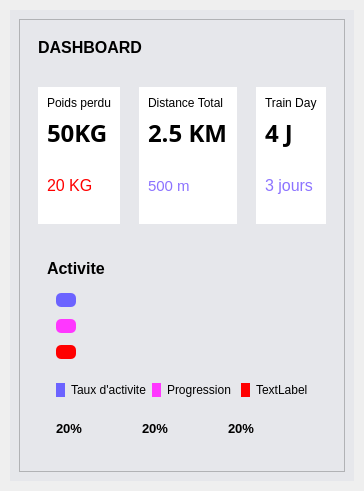
                            <widget class="QWidget" name="widgets_dashboard">
                             <property name="styleSheet">
                              <string notr="true">b</string>
                             </property>
                             <layout class="QVBoxLayout" name="verticalLayout_34">
                              <property name="spacing">
                               <number>10</number>
                              </property>
                              <property name="leftMargin">
                               <number>10</number>
                              </property>
                              <property name="topMargin">
                               <number>10</number>
                              </property>
                              <property name="rightMargin">
                               <number>10</number>
                              </property>
                              <property name="bottomMargin">
                               <number>10</number>
                              </property>
                              <item>
                               <widget class="QWidget" name="widget_19" native="true">
                                <property name="styleSheet">
                                 <string notr="true">background-color: rgb(230, 231, 235)</string>
                                </property>
                                <layout class="QVBoxLayout" name="verticalLayout_20">
                                 <item>
                                  <widget class="QFrame" name="frame_18">
                                   <property name="frameShape">
                                    <enum>QFrame::StyledPanel</enum>
                                   </property>
                                   <property name="frameShadow">
                                    <enum>QFrame::Raised</enum>
                                   </property>
                                   <layout class="QVBoxLayout" name="verticalLayout_35">
                                    <property name="spacing">
                                     <number>8</number>
                                    </property>
                                    <item>
                                     <widget class="QWidget" name="widget_20" native="true">
                                      <property name="maximumSize">
                                       <size>
                                        <width>16777215</width>
                                        <height>40</height>
                                       </size>
                                      </property>
                                      <layout class="QVBoxLayout" name="verticalLayout_36">
                                       <item>
                                        <widget class="QLabel" name="label_16">
                                         <property name="text">
                                          <string>&lt;html&gt;&lt;head/&gt;&lt;body&gt;&lt;p&gt;&lt;span style=&quot; font-size:12pt; font-weight:700;&quot;&gt;DASHBOARD&lt;/span&gt;&lt;/p&gt;&lt;/body&gt;&lt;/html&gt;</string>
                                         </property>
                                        </widget>
                                       </item>
                                      </layout>
                                     </widget>
                                    </item>
                                    <item>
                                     <widget class="QWidget" name="widget_22" native="true">
                                      <layout class="QHBoxLayout" name="horizontalLayout_33">
                                       <property name="spacing">
                                        <number>19</number>
                                       </property>
                                       <property name="topMargin">
                                        <number>13</number>
                                       </property>
                                       <item>
                                        <widget class="QWidget" name="widget_24" native="true">
                                         <property name="minimumSize">
                                          <size>
                                           <width>0</width>
                                           <height>0</height>
                                          </size>
                                         </property>
                                         <property name="styleSheet">
                                          <string notr="true">box-shadow: 0px 10px 4px rgba(0,0,0,0.01);
background-color: rgb(255, 255, 255)
</string>
                                         </property>
                                         <layout class="QVBoxLayout" name="verticalLayout_38">
                                          <item>
                                           <widget class="QLabel" name="label_19">
                                            <property name="text">
                                             <string>Poids perdu</string>
                                            </property>
                                           </widget>
                                          </item>
                                          <item>
                                           <widget class="QLabel" name="label_poids">
                                            <property name="styleSheet">
                                             <string notr="true"> font-family: SofiaProSemiBold;
 font-size: 32px;
 font-weight: 400;
 line-height: 57px;</string>
                                            </property>
                                            <property name="text">
                                             <string>&lt;html&gt;&lt;head/&gt;&lt;body&gt;&lt;p&gt;&lt;span style=&quot; font-size:18pt; font-weight:700;&quot;&gt;50KG&lt;/span&gt;&lt;/p&gt;&lt;/body&gt;&lt;/html&gt;</string>
                                            </property>
                                           </widget>
                                          </item>
                                          <item>
                                           <widget class="QLabel" name="label_21">
                                            <property name="text">
                                             <string/>
                                            </property>
                                            <property name="pixmap">
                                             <pixmap>../images/images/Triangle.png</pixmap>
                                            </property>
                                           </widget>
                                          </item>
                                          <item>
                                           <widget class="QLabel" name="label_22">
                                            <property name="styleSheet">
                                             <string notr="true">color:red</string>
                                            </property>
                                            <property name="text">
                                             <string>&lt;html&gt;&lt;head/&gt;&lt;body&gt;&lt;p&gt;&lt;span style=&quot; font-size:12pt;&quot;&gt;20 KG&lt;/span&gt;&lt;/p&gt;&lt;/body&gt;&lt;/html&gt;</string>
                                            </property>
                                           </widget>
                                          </item>
                                          <item>
                                           <widget class="QLabel" name="label_18">
                                            <property name="minimumSize">
                                             <size>
                                              <width>0</width>
                                              <height>0</height>
                                             </size>
                                            </property>
                                            <property name="styleSheet">
                                             <string notr="true">box-shadow: 0px 2px 4px rgba(0,0,0,0.04);
background-color: rgb(255, 255, 255)
</string>
                                            </property>
                                            <property name="text">
                                             <string/>
                                            </property>
                                            <property name="pixmap">
                                             <pixmap resource="../Interface/images_rc.qrc">:/im/images/images/background.png</pixmap>
                                            </property>
                                            <property name="scaledContents">
                                             <bool>true</bool>
                                            </property>
                                           </widget>
                                          </item>
                                         </layout>
                                        </widget>
                                       </item>
                                       <item>
                                        <widget class="QWidget" name="widget_25" native="true">
                                         <property name="minimumSize">
                                          <size>
                                           <width>0</width>
                                           <height>0</height>
                                          </size>
                                         </property>
                                         <property name="maximumSize">
                                          <size>
                                           <width>16777215</width>
                                           <height>16777215</height>
                                          </size>
                                         </property>
                                         <property name="styleSheet">
                                          <string notr="true">box-shadow: 0px 2px 8px rgba(0,0,0,0.01);
background-color: rgb(255, 255, 255)
</string>
                                         </property>
                                         <layout class="QVBoxLayout" name="verticalLayout_37">
                                          <item>
                                           <widget class="QLabel" name="label_25">
                                            <property name="text">
                                             <string>Distance Total</string>
                                            </property>
                                           </widget>
                                          </item>
                                          <item>
                                           <widget class="QLabel" name="label_dis">
                                            <property name="styleSheet">
                                             <string notr="true"> font-family: SofiaProSemiBold;
 font-size: 32px;
 font-weight: 400;
 line-height: 57px;</string>
                                            </property>
                                            <property name="text">
                                             <string>&lt;html&gt;&lt;head/&gt;&lt;body&gt;&lt;p&gt;&lt;span style=&quot; font-size:18pt; font-weight:700;&quot;&gt;2.5 KM&lt;/span&gt;&lt;/p&gt;&lt;/body&gt;&lt;/html&gt;</string>
                                            </property>
                                           </widget>
                                          </item>
                                          <item>
                                           <widget class="QLabel" name="label_26">
                                            <property name="text">
                                             <string/>
                                            </property>
                                            <property name="pixmap">
                                             <pixmap resource="../Interface/images_rc.qrc">:/im/images/images/Triangle_YES.png</pixmap>
                                            </property>
                                           </widget>
                                          </item>
                                          <item>
                                           <widget class="QLabel" name="label_27">
                                            <property name="styleSheet">
                                             <string notr="true">color:rgb(140, 115, 255)</string>
                                            </property>
                                            <property name="text">
                                             <string>&lt;html&gt;&lt;head/&gt;&lt;body&gt;&lt;p&gt;&lt;span style=&quot; font-size:11pt;&quot;&gt;500 m&lt;/span&gt;&lt;/p&gt;&lt;/body&gt;&lt;/html&gt;</string>
                                            </property>
                                           </widget>
                                          </item>
                                          <item>
                                           <widget class="QLabel" name="label_23">
                                            <property name="styleSheet">
                                             <string notr="true">box-shadow: 0px 2px 4px rgba(0,0,0,0.04);
background-color: rgb(255, 255, 255)
</string>
                                            </property>
                                            <property name="text">
                                             <string/>
                                            </property>
                                            <property name="pixmap">
                                             <pixmap resource="../Interface/images_rc.qrc">:/im/images/images/background.png</pixmap>
                                            </property>
                                            <property name="scaledContents">
                                             <bool>true</bool>
                                            </property>
                                           </widget>
                                          </item>
                                         </layout>
                                        </widget>
                                       </item>
                                       <item>
                                        <widget class="QWidget" name="widget_27" native="true">
                                         <property name="minimumSize">
                                          <size>
                                           <width>0</width>
                                           <height>0</height>
                                          </size>
                                         </property>
                                         <property name="maximumSize">
                                          <size>
                                           <width>16777215</width>
                                           <height>16777215</height>
                                          </size>
                                         </property>
                                         <property name="styleSheet">
                                          <string notr="true">box-shadow: 0px 2px 8px rgba(0,0,0,0.01);
background-color: rgb(255, 255, 255)
</string>
                                         </property>
                                         <layout class="QVBoxLayout" name="verticalLayout_46">
                                          <item>
                                           <widget class="QLabel" name="label_33">
                                            <property name="text">
                                             <string>Train Day</string>
                                            </property>
                                           </widget>
                                          </item>
                                          <item>
                                           <widget class="QLabel" name="label_jours">
                                            <property name="styleSheet">
                                             <string notr="true"> font-family: SofiaProSemiBold;
 font-size: 32px;
 font-weight: 400;
 line-height: 57px;</string>
                                            </property>
                                            <property name="text">
                                             <string>&lt;html&gt;&lt;head/&gt;&lt;body&gt;&lt;p&gt;&lt;span style=&quot; font-size:18pt; font-weight:700;&quot;&gt;4 J&lt;/span&gt;&lt;/p&gt;&lt;/body&gt;&lt;/html&gt;</string>
                                            </property>
                                           </widget>
                                          </item>
                                          <item>
                                           <widget class="QLabel" name="label_35">
                                            <property name="text">
                                             <string/>
                                            </property>
                                            <property name="pixmap">
                                             <pixmap resource="../Interface/images_rc.qrc">:/im/images/images/Triangle_YES.png</pixmap>
                                            </property>
                                           </widget>
                                          </item>
                                          <item>
                                           <widget class="QLabel" name="label_36">
                                            <property name="styleSheet">
                                             <string notr="true">color:rgb(140, 115, 255)</string>
                                            </property>
                                            <property name="text">
                                             <string>&lt;html&gt;&lt;head/&gt;&lt;body&gt;&lt;p&gt;&lt;span style=&quot; font-size:12pt;&quot;&gt;3 jours&lt;/span&gt;&lt;/p&gt;&lt;/body&gt;&lt;/html&gt;</string>
                                            </property>
                                           </widget>
                                          </item>
                                          <item>
                                           <widget class="QLabel" name="label_37">
                                            <property name="styleSheet">
                                             <string notr="true">box-shadow: 0px 2px 4px rgba(0,0,0,0.04);
background-color: rgb(255, 255, 255)
</string>
                                            </property>
                                            <property name="text">
                                             <string/>
                                            </property>
                                            <property name="pixmap">
                                             <pixmap resource="../Interface/images_rc.qrc">:/im/images/images/background.png</pixmap>
                                            </property>
                                            <property name="scaledContents">
                                             <bool>true</bool>
                                            </property>
                                           </widget>
                                          </item>
                                         </layout>
                                        </widget>
                                       </item>
                                      </layout>
                                     </widget>
                                    </item>
                                    <item>
                                     <widget class="QWidget" name="widget_23" native="true">
                                      <layout class="QVBoxLayout" name="verticalLayout_45">
                                       <item>
                                        <widget class="QWidget" name="widget_30" native="true">
                                         <layout class="QVBoxLayout" name="verticalLayout_47">
                                          <item>
                                           <widget class="QLabel" name="label_29">
                                            <property name="text">
                                             <string>&lt;html&gt;&lt;head/&gt;&lt;body&gt;&lt;p&gt;&lt;span style=&quot; font-size:12pt; font-weight:700;&quot;&gt;Activite&lt;/span&gt;&lt;/p&gt;&lt;/body&gt;&lt;/html&gt;</string>
                                            </property>
                                           </widget>
                                          </item>
                                          <item>
                                           <widget class="QWidget" name="widget_26" native="true">
                                            <layout class="QVBoxLayout" name="verticalLayout_48">
                                             <property name="spacing">
                                              <number>12</number>
                                             </property>
                                             <item>
                                              <widget class="QLabel" name="label_42">
                                               <property name="minimumSize">
                                                <size>
                                                 <width>0</width>
                                                 <height>0</height>
                                                </size>
                                               </property>
                                               <property name="maximumSize">
                                                <size>
                                                 <width>20</width>
                                                 <height>16777215</height>
                                                </size>
                                               </property>
                                               <property name="styleSheet">
                                                <string notr="true">background-color:rgb(108, 99, 255);
 border-radius: 5px;
 background-blend-mode: normal
</string>
                                               </property>
                                              </widget>
                                             </item>
                                             <item>
                                              <widget class="QLabel" name="label_41">
                                               <property name="minimumSize">
                                                <size>
                                                 <width>0</width>
                                                 <height>0</height>
                                                </size>
                                               </property>
                                               <property name="maximumSize">
                                                <size>
                                                 <width>20</width>
                                                 <height>16777215</height>
                                                </size>
                                               </property>
                                               <property name="styleSheet">
                                                <string notr="true">background-color:rgb(255, 55, 255);
 border-radius: 5px;
 background-blend-mode: normal
</string>
                                               </property>
                                              </widget>
                                             </item>
                                             <item>
                                              <widget class="QLabel" name="label_28">
                                               <property name="minimumSize">
                                                <size>
                                                 <width>0</width>
                                                 <height>0</height>
                                                </size>
                                               </property>
                                               <property name="maximumSize">
                                                <size>
                                                 <width>20</width>
                                                 <height>16777215</height>
                                                </size>
                                               </property>
                                               <property name="styleSheet">
                                                <string notr="true">background-color:rgb(255, 0, 0);
 border-radius: 5px;
 background-blend-mode: normal
</string>
                                               </property>
                                              </widget>
                                             </item>
                                            </layout>
                                           </widget>
                                          </item>
                                          <item>
                                           <widget class="QWidget" name="widget_28" native="true">
                                            <layout class="QHBoxLayout" name="horizontalLayout_34">
                                             <item>
                                              <widget class="QLabel" name="label_38">
                                               <property name="maximumSize">
                                                <size>
                                                 <width>20</width>
                                                 <height>20</height>
                                                </size>
                                               </property>
                                               <property name="styleSheet">
                                                <string notr="true">background-color:rgb(108, 99, 255);</string>
                                               </property>
                                               <property name="text">
                                                <string/>
                                               </property>
                                              </widget>
                                             </item>
                                             <item>
                                              <widget class="QLabel" name="label_30">
                                               <property name="styleSheet">
                                                <string notr="true">box-shadow: 0px 2px 4px rgba(0,0,0,0.04);

</string>
                                               </property>
                                               <property name="text">
                                                <string>Taux d'activite</string>
                                               </property>
                                              </widget>
                                             </item>
                                             <item>
                                              <widget class="QLabel" name="label_39">
                                               <property name="maximumSize">
                                                <size>
                                                 <width>20</width>
                                                 <height>20</height>
                                                </size>
                                               </property>
                                               <property name="styleSheet">
                                                <string notr="true">background-color:rgb(255, 55, 255);</string>
                                               </property>
                                              </widget>
                                             </item>
                                             <item>
                                              <widget class="QLabel" name="label_32">
                                               <property name="styleSheet">
                                                <string notr="true">box-shadow: 0px 2px 4px rgba(0,0,0,0.04);

</string>
                                               </property>
                                               <property name="text">
                                                <string>Progression </string>
                                               </property>
                                              </widget>
                                             </item>
                                             <item>
                                              <widget class="QLabel" name="label_40">
                                               <property name="maximumSize">
                                                <size>
                                                 <width>20</width>
                                                 <height>20</height>
                                                </size>
                                               </property>
                                               <property name="styleSheet">
                                                <string notr="true">background-color:rgb(255, 0, 0);</string>
                                               </property>
                                               <property name="text">
                                                <string/>
                                               </property>
                                              </widget>
                                             </item>
                                             <item>
                                              <widget class="QLabel" name="label_31">
                                               <property name="styleSheet">
                                                <string notr="true">box-shadow: 0px 2px 4px rgba(0,0,0,0.04);

</string>
                                               </property>
                                               <property name="text">
                                                <string>TextLabel</string>
                                               </property>
                                              </widget>
                                             </item>
                                            </layout>
                                           </widget>
                                          </item>
                                          <item>
                                           <widget class="QWidget" name="widget_29" native="true">
                                            <property name="maximumSize">
                                             <size>
                                              <width>16777215</width>
                                              <height>32</height>
                                             </size>
                                            </property>
                                            <layout class="QHBoxLayout" name="horizontalLayout_35">
                                             <item>
                                              <widget class="QLabel" name="label_43">
                                               <property name="text">
                                                <string>&lt;html&gt;&lt;head/&gt;&lt;body&gt;&lt;p&gt;&lt;span style=&quot; font-size:10pt; font-weight:700;&quot;&gt;20%&lt;/span&gt;&lt;/p&gt;&lt;/body&gt;&lt;/html&gt;</string>
                                               </property>
                                              </widget>
                                             </item>
                                             <item>
                                              <widget class="QLabel" name="label_44">
                                               <property name="text">
                                                <string>&lt;html&gt;&lt;head/&gt;&lt;body&gt;&lt;p&gt;&lt;span style=&quot; font-size:10pt; font-weight:700;&quot;&gt;20%&lt;/span&gt;&lt;/p&gt;&lt;/body&gt;&lt;/html&gt;</string>
                                               </property>
                                              </widget>
                                             </item>
                                             <item>
                                              <widget class="QLabel" name="label_45">
                                               <property name="text">
                                                <string>&lt;html&gt;&lt;head/&gt;&lt;body&gt;&lt;p&gt;&lt;span style=&quot; font-size:10pt; font-weight:700;&quot;&gt;20%&lt;/span&gt;&lt;/p&gt;&lt;/body&gt;&lt;/html&gt;</string>
                                               </property>
                                              </widget>
                                             </item>
                                            </layout>
                                           </widget>
                                          </item>
                                         </layout>
                                        </widget>
                                       </item>
                                      </layout>
                                     </widget>
                                    </item>
                                   </layout>
                                  </widget>
                                 </item>
                                </layout>
                               </widget>
                              </item>
                             </layout>
                            </widget>
